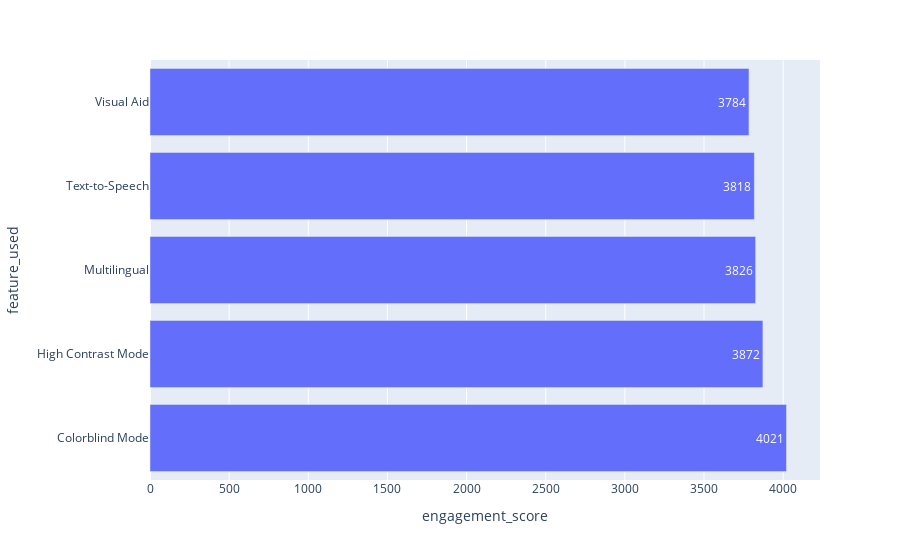

Notebook source saved alongside this figure:
### Code cell
fig = px.bar(dataframe1,
             x='engagement_score',
             y='feature_used',
             text_auto=True)

fig.show()

### Figure 1 — Plotly figure (JSON) as saved in the notebook; plotly's stock layout.template omitted (floating-point values rounded to 4 significant figures)
{"data": [{"alignmentgroup": "True", "hovertemplate": "engagement_score=%{x}<br>feature_used=%{y}<extra></extra>", "legendgroup": "", "marker": {"color": "#636efa", "pattern": {"shape": ""}}, "name": "", "offsetgroup": "", "orientation": "h", "showlegend": false, "textposition": "auto", "texttemplate": "%{x}", "type": "bar", "x": [4021, 3872, 3826, 3818, 3784], "xaxis": "x", "y": ["Colorblind Mode", "High Contrast Mode", "Multilingual", "Text-to-Speech", "Visual Aid"], "yaxis": "y"}], "layout": {"autosize": true, "barmode": "relative", "legend": {"tracegroupgap": 0}, "margin": {"t": 60}, "xaxis": {"anchor": "y", "autorange": true, "domain": [0, 1], "range": [0, 4233.0], "title": {"text": "engagement_score"}, "type": "linear"}, "yaxis": {"anchor": "x", "autorange": true, "domain": [0, 1], "range": [-0.5, 4.5], "title": {"text": "feature_used"}, "type": "category"}}}
